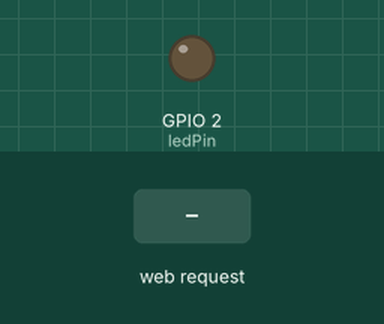
Recording of a program running on a simulated ESP32. Parts: output pins drawn as LEDs (lit = HIGH). The inputs (shaded band) are chosen by the test bench. WiFi joins after 1.5 s; servers stay silent unless stated; what the program prints to the serial monitor is not drawn.

Above: at 2.7 s.
2.8 s: HTTP request GET /on received
At 3.5 s:
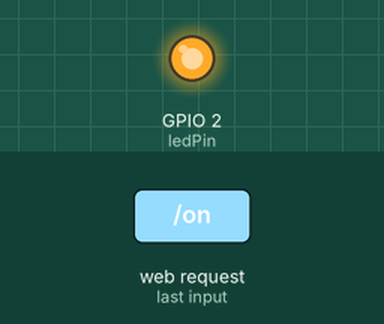
4.3 s: HTTP request GET /off received
At 4.7 s:
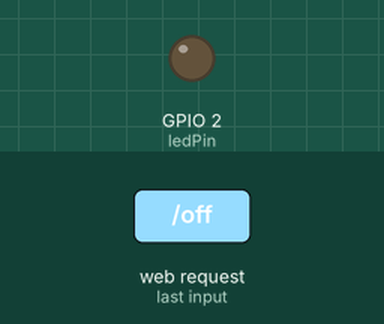
Timing chart, 0 to 7.3 s (numbered marks = the images above; inputs shaded):
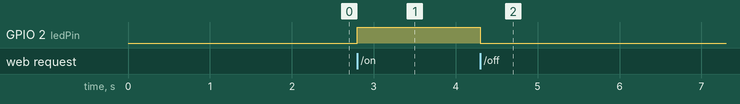

Measured:
- after the input at 2.8 s, GPIO 2 (ledPin): LOW → HIGH at once
- after the input at 4.3 s, GPIO 2 (ledPin): HIGH → LOW at once

The program:

main.cpp
```cpp
#include <WiFi.h>
#include <WebServer.h>

const char* ssid = "Telezer_J";
const char* password = "Telezer12";

WebServer server(80);

const int ledPin = 2; // built-in LED on many ESP32 boards

void handleRoot() {
  String html = R"rawliteral(
<!DOCTYPE html>
<html>
<head>
  <title>ESP32 LED Control</title>
  <meta name="viewport" content="width=device-width, initial-scale=1">

  <style>
    body {
      margin: 0;
      font-family: Arial, sans-serif;
      background: linear-gradient(135deg, #1e3c72, #2a5298);
      color: white;
      display: flex;
      justify-content: center;
      align-items: center;
      height: 100vh;
    }

    .card {
      background: rgba(255, 255, 255, 0.1);
      backdrop-filter: blur(10px);
      padding: 30px;
      border-radius: 20px;
      text-align: center;
      box-shadow: 0 8px 20px rgba(0,0,0,0.3);
      width: 300px;
    }

    h2 {
      margin-bottom: 20px;
    }

    .btn {
      display: inline-block;
      width: 100px;
      margin: 10px;
      padding: 12px;
      font-size: 18px;
      border: none;
      border-radius: 12px;
      cursor: pointer;
      text-decoration: none;
      color: white;
      transition: 0.3s;
    }

    .on {
      background: #00c853;
      box-shadow: 0 4px 15px rgba(0,200,83,0.4);
    }

    .on:hover {
      background: #00e676;
      transform: scale(1.05);
    }

    .off {
      background: #d50000;
      box-shadow: 0 4px 15px rgba(213,0,0,0.4);
    }

    .off:hover {
      background: #ff1744;
      transform: scale(1.05);
    }

    .status {
      margin-top: 15px;
      font-size: 14px;
      opacity: 0.8;
    }
  </style>
</head>

<body>
  <div class="card">
    <h2> ESP32 LED Control</h2>

    <a href="/on" class="btn on">ON</a>
    <a href="/off" class="btn off">OFF</a>

    <div class="status">Control your LED over WiFi</div>
  </div>
</body>
</html>
)rawliteral";

  server.send(200, "text/html", html);
}

void handleOn() {
  digitalWrite(ledPin, HIGH);
  server.sendHeader("Location", "/");
  server.send(303);
}

void handleOff() {
  digitalWrite(ledPin, LOW);
  server.sendHeader("Location", "/");
  server.send(303);
}

void setup() {
  Serial.begin(115200);
  pinMode(ledPin, OUTPUT);

  WiFi.begin(ssid, password);
  Serial.print("Connecting");

  while (WiFi.status() != WL_CONNECTED) {
    delay(500);
    Serial.print(".");
  }

  Serial.println("\nConnected!");
  Serial.print("IP Address: ");
  Serial.println(WiFi.localIP());

  server.on("/", handleRoot);
  server.on("/on", handleOn);
  server.on("/off", handleOff);

  server.begin();
}

void loop() {
  server.handleClient();
}
```
